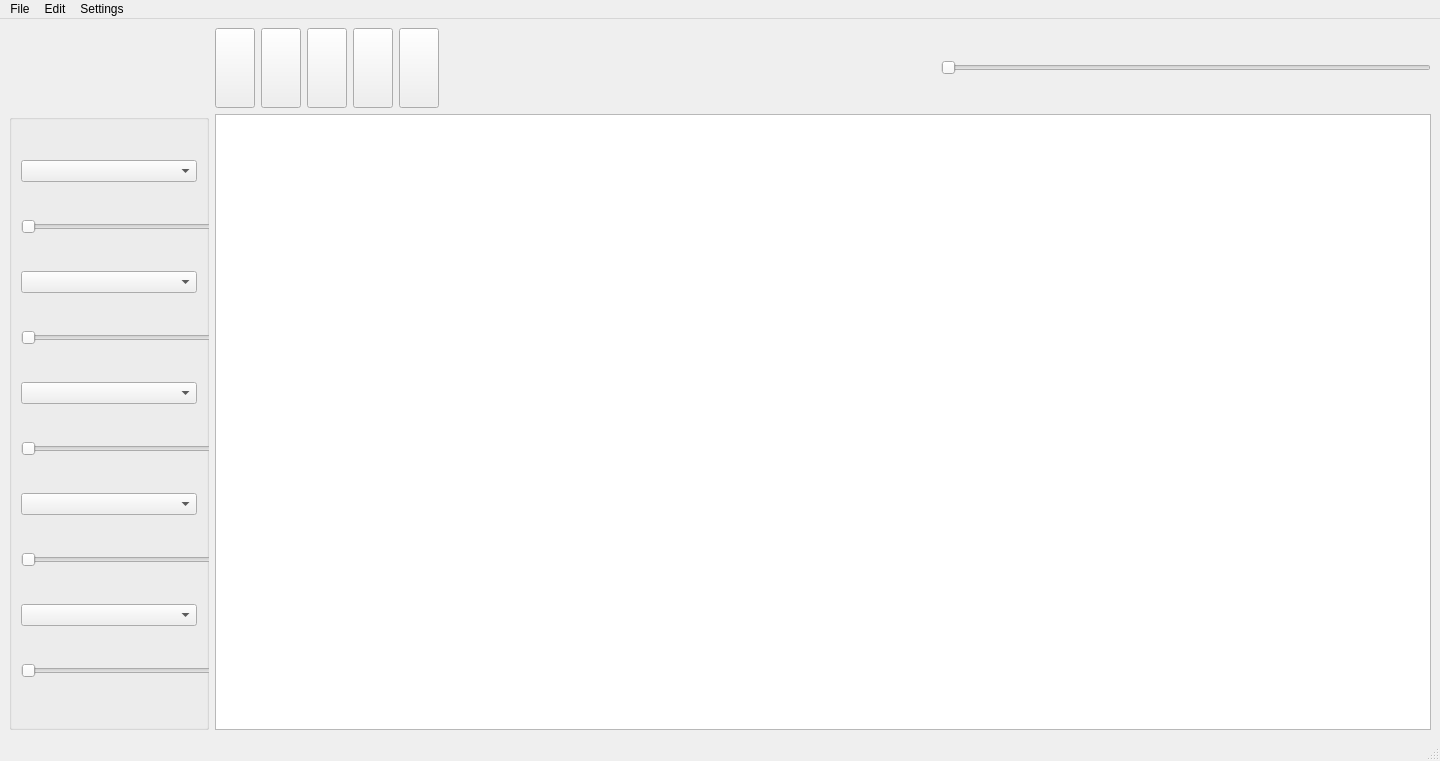
<?xml version="1.0" encoding="UTF-8"?>
<ui version="4.0">
 <class>MainWindow</class>
 <widget class="QMainWindow" name="MainWindow">
  <property name="geometry">
   <rect>
    <x>0</x>
    <y>0</y>
    <width>1440</width>
    <height>761</height>
   </rect>
  </property>
  <property name="sizePolicy">
   <sizepolicy hsizetype="Expanding" vsizetype="Preferred">
    <horstretch>0</horstretch>
    <verstretch>0</verstretch>
   </sizepolicy>
  </property>
  <property name="windowTitle">
   <string>MainWindow</string>
  </property>
  <widget class="QWidget" name="centralwidget">
   <property name="sizePolicy">
    <sizepolicy hsizetype="Expanding" vsizetype="Fixed">
     <horstretch>0</horstretch>
     <verstretch>0</verstretch>
    </sizepolicy>
   </property>
   <property name="minimumSize">
    <size>
     <width>0</width>
     <height>50</height>
    </size>
   </property>
   <layout class="QGridLayout" name="gridLayout">
    <item row="1" column="1">
     <widget class="QGraphicsView" name="trackView"/>
    </item>
    <item row="0" column="1">
     <layout class="QVBoxLayout" name="verticalLayout">
      <property name="sizeConstraint">
       <enum>QLayout::SetMinimumSize</enum>
      </property>
      <item>
       <layout class="QHBoxLayout" name="controlsLayout">
        <property name="sizeConstraint">
         <enum>QLayout::SetMinimumSize</enum>
        </property>
        <item>
         <widget class="QPushButton" name="rewind">
          <property name="sizePolicy">
           <sizepolicy hsizetype="Fixed" vsizetype="Fixed">
            <horstretch>0</horstretch>
            <verstretch>0</verstretch>
           </sizepolicy>
          </property>
          <property name="minimumSize">
           <size>
            <width>0</width>
            <height>80</height>
           </size>
          </property>
          <property name="text">
           <string/>
          </property>
          <property name="icon">
           <iconset>
            <normalon>../Icons/Rewind.png</normalon>
           </iconset>
          </property>
          <property name="iconSize">
           <size>
            <width>60</width>
            <height>35</height>
           </size>
          </property>
         </widget>
        </item>
        <item>
         <widget class="QPushButton" name="fastForward">
          <property name="sizePolicy">
           <sizepolicy hsizetype="Fixed" vsizetype="Fixed">
            <horstretch>0</horstretch>
            <verstretch>0</verstretch>
           </sizepolicy>
          </property>
          <property name="minimumSize">
           <size>
            <width>0</width>
            <height>80</height>
           </size>
          </property>
          <property name="text">
           <string/>
          </property>
          <property name="icon">
           <iconset>
            <normalon>../Icons/FastForward.png</normalon>
           </iconset>
          </property>
          <property name="iconSize">
           <size>
            <width>60</width>
            <height>35</height>
           </size>
          </property>
         </widget>
        </item>
        <item>
         <widget class="QPushButton" name="record">
          <property name="sizePolicy">
           <sizepolicy hsizetype="Fixed" vsizetype="Fixed">
            <horstretch>0</horstretch>
            <verstretch>0</verstretch>
           </sizepolicy>
          </property>
          <property name="minimumSize">
           <size>
            <width>0</width>
            <height>80</height>
           </size>
          </property>
          <property name="text">
           <string/>
          </property>
          <property name="icon">
           <iconset>
            <normalon>../Icons/Record.png</normalon>
           </iconset>
          </property>
          <property name="iconSize">
           <size>
            <width>60</width>
            <height>35</height>
           </size>
          </property>
         </widget>
        </item>
        <item>
         <widget class="QPushButton" name="play">
          <property name="sizePolicy">
           <sizepolicy hsizetype="Fixed" vsizetype="Fixed">
            <horstretch>0</horstretch>
            <verstretch>0</verstretch>
           </sizepolicy>
          </property>
          <property name="minimumSize">
           <size>
            <width>0</width>
            <height>80</height>
           </size>
          </property>
          <property name="text">
           <string/>
          </property>
          <property name="icon">
           <iconset>
            <normalon>../Icons/Play.png</normalon>
           </iconset>
          </property>
          <property name="iconSize">
           <size>
            <width>60</width>
            <height>35</height>
           </size>
          </property>
          <property name="checkable">
           <bool>true</bool>
          </property>
         </widget>
        </item>
        <item>
         <widget class="QPushButton" name="metronome">
          <property name="sizePolicy">
           <sizepolicy hsizetype="Fixed" vsizetype="Fixed">
            <horstretch>0</horstretch>
            <verstretch>0</verstretch>
           </sizepolicy>
          </property>
          <property name="minimumSize">
           <size>
            <width>0</width>
            <height>80</height>
           </size>
          </property>
          <property name="styleSheet">
           <string notr="true"/>
          </property>
          <property name="text">
           <string/>
          </property>
          <property name="icon">
           <iconset>
            <normaloff>../Icons/Metronome.png</normaloff>../Icons/Metronome.png</iconset>
          </property>
          <property name="iconSize">
           <size>
            <width>60</width>
            <height>35</height>
           </size>
          </property>
          <property name="checkable">
           <bool>true</bool>
          </property>
         </widget>
        </item>
        <item>
         <widget class="QWidget" name="timeView" native="true"/>
        </item>
        <item>
         <widget class="QSlider" name="horizontalSlider">
          <property name="sizePolicy">
           <sizepolicy hsizetype="Preferred" vsizetype="Fixed">
            <horstretch>0</horstretch>
            <verstretch>0</verstretch>
           </sizepolicy>
          </property>
          <property name="minimumSize">
           <size>
            <width>200</width>
            <height>50</height>
           </size>
          </property>
          <property name="maximumSize">
           <size>
            <width>16777215</width>
            <height>50</height>
           </size>
          </property>
          <property name="orientation">
           <enum>Qt::Horizontal</enum>
          </property>
         </widget>
        </item>
       </layout>
      </item>
     </layout>
    </item>
    <item row="1" column="0">
     <widget class="QGroupBox" name="trackControls">
      <property name="minimumSize">
       <size>
        <width>200</width>
        <height>0</height>
       </size>
      </property>
      <property name="maximumSize">
       <size>
        <width>200</width>
        <height>16777215</height>
       </size>
      </property>
      <property name="title">
       <string/>
      </property>
      <layout class="QGridLayout" name="gridLayout_2">
       <item row="10" column="0">
        <widget class="QSlider" name="volume5">
         <property name="minimumSize">
          <size>
           <width>200</width>
           <height>0</height>
          </size>
         </property>
         <property name="maximumSize">
          <size>
           <width>200</width>
           <height>16777215</height>
          </size>
         </property>
         <property name="orientation">
          <enum>Qt::Horizontal</enum>
         </property>
        </widget>
       </item>
       <item row="1" column="0">
        <widget class="QSlider" name="volume1">
         <property name="minimumSize">
          <size>
           <width>200</width>
           <height>0</height>
          </size>
         </property>
         <property name="maximumSize">
          <size>
           <width>200</width>
           <height>16777215</height>
          </size>
         </property>
         <property name="orientation">
          <enum>Qt::Horizontal</enum>
         </property>
        </widget>
       </item>
       <item row="0" column="0">
        <widget class="QComboBox" name="instrument1"/>
       </item>
       <item row="7" column="0">
        <widget class="QComboBox" name="instrument4"/>
       </item>
       <item row="8" column="0">
        <widget class="QSlider" name="volume4">
         <property name="minimumSize">
          <size>
           <width>200</width>
           <height>0</height>
          </size>
         </property>
         <property name="maximumSize">
          <size>
           <width>200</width>
           <height>16777215</height>
          </size>
         </property>
         <property name="orientation">
          <enum>Qt::Horizontal</enum>
         </property>
        </widget>
       </item>
       <item row="3" column="0">
        <widget class="QSlider" name="volume2">
         <property name="minimumSize">
          <size>
           <width>200</width>
           <height>0</height>
          </size>
         </property>
         <property name="maximumSize">
          <size>
           <width>200</width>
           <height>16777215</height>
          </size>
         </property>
         <property name="orientation">
          <enum>Qt::Horizontal</enum>
         </property>
        </widget>
       </item>
       <item row="9" column="0">
        <widget class="QComboBox" name="instrument5"/>
       </item>
       <item row="2" column="0">
        <widget class="QComboBox" name="instrument2"/>
       </item>
       <item row="6" column="0">
        <widget class="QSlider" name="volume3">
         <property name="minimumSize">
          <size>
           <width>200</width>
           <height>0</height>
          </size>
         </property>
         <property name="maximumSize">
          <size>
           <width>200</width>
           <height>16777215</height>
          </size>
         </property>
         <property name="orientation">
          <enum>Qt::Horizontal</enum>
         </property>
        </widget>
       </item>
       <item row="5" column="0">
        <widget class="QComboBox" name="instrument3"/>
       </item>
      </layout>
     </widget>
    </item>
   </layout>
  </widget>
  <widget class="QMenuBar" name="menubar">
   <property name="geometry">
    <rect>
     <x>0</x>
     <y>0</y>
     <width>1440</width>
     <height>24</height>
    </rect>
   </property>
   <widget class="QMenu" name="file">
    <property name="title">
     <string>File</string>
    </property>
    <addaction name="back"/>
    <addaction name="exportMP3"/>
    <addaction name="actionSave_as"/>
   </widget>
   <widget class="QMenu" name="edit">
    <property name="title">
     <string>Edit</string>
    </property>
   </widget>
   <widget class="QMenu" name="settings">
    <property name="title">
     <string>Settings</string>
    </property>
   </widget>
   <addaction name="file"/>
   <addaction name="edit"/>
   <addaction name="settings"/>
  </widget>
  <widget class="QStatusBar" name="statusbar"/>
  <action name="back">
   <property name="text">
    <string>Exit to Menu</string>
   </property>
  </action>
  <action name="exportMP3">
   <property name="text">
    <string>Export as MP3</string>
   </property>
  </action>
  <action name="actionSave_as">
   <property name="text">
    <string>Save as</string>
   </property>
  </action>
  <action name="actionSave">
   <property name="text">
    <string>Save</string>
   </property>
  </action>
 </widget>
 <resources/>
 <connections/>
</ui>
